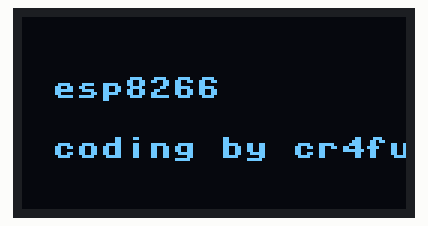
Bench run of a program on a simulated ESP8266 board running MicroPython. Shown: 128×64 one-colour display. Library files of the repository ran but are not shown: ssd1306.py. At 0.3 s the program stops and its outputs stay as they are.

Above: at 0.4 s.

The program:

display.py
```python
from machine import Pin,I2C,SPI
import ssd1306
i2c = I2C(scl=Pin(2), sda=Pin(0), freq=100000)
display = ssd1306.SSD1306_I2C(128,64, i2c)
try:
    display.poweron()
    display.init_display()
    display.text("esp8266",10,20)
    display.text("coding by cr4fun",10,40)
    # Write display buffer
    display.show()
except Exception as ex:
    display.poweroff()
```
